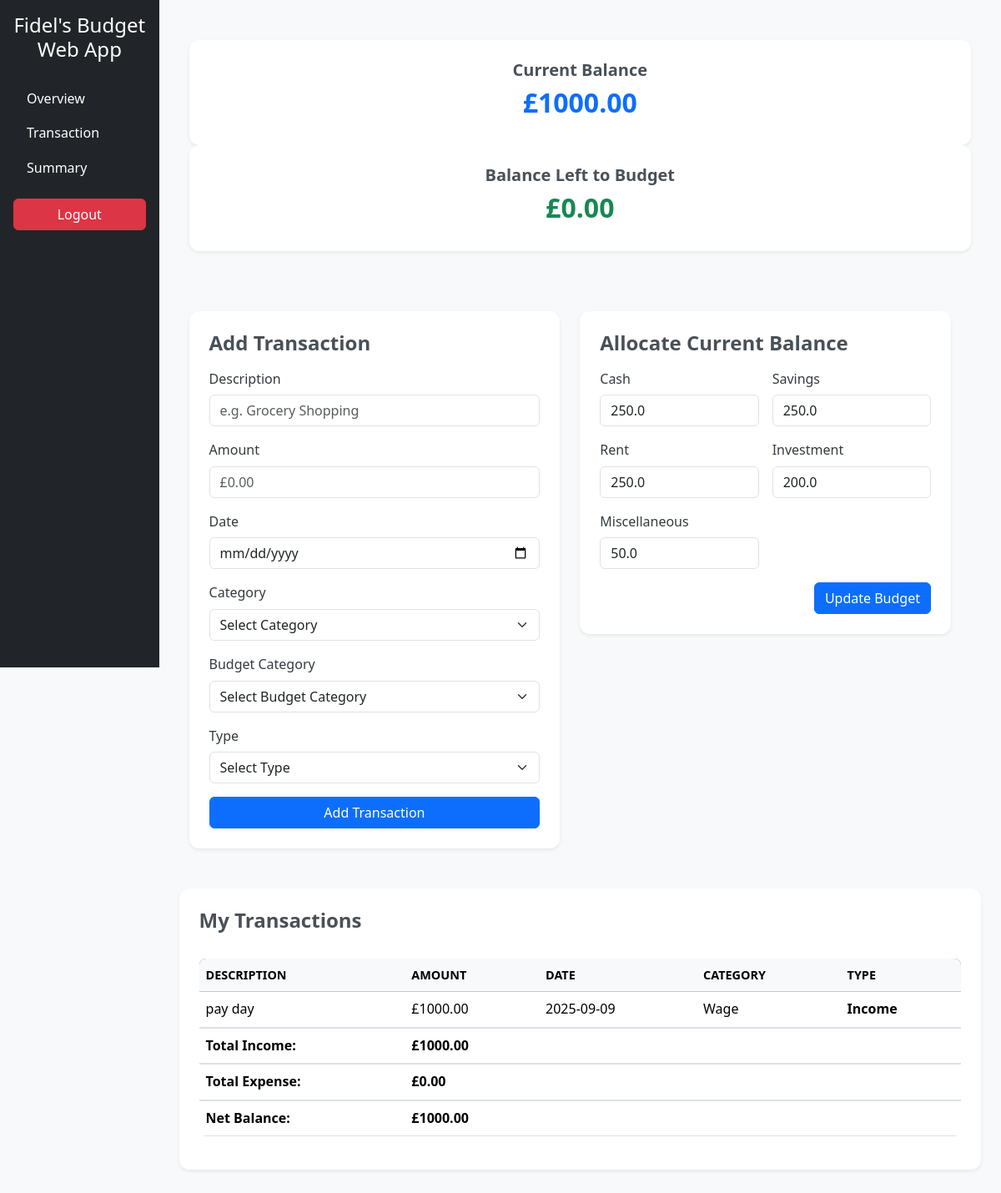
Screenshot of /transaction (signed in) with the database file from the repository.
### tables this page shows
CREATE TABLE budget (
    id INTEGER PRIMARY KEY AUTOINCREMENT,
    user_id INTEGER NOT NULL,
    cash REAL DEFAULT 0,
    rent REAL DEFAULT 0,
    savings REAL DEFAULT 0,
    investments REAL DEFAULT 0,
    miscellaneous REAL DEFAULT 0,
    FOREIGN KEY (user_id) REFERENCES users(id)
    );

CREATE TABLE transactions(
    transaction_id INTEGER PRIMARY KEY,
    user_id INTEGER,
    category_id INTEGER,
    amount REAL,
    transaction_type TEXT,
    description TEXT,
    date DATE, budget_category TEXT,
    FOREIGN KEY(user_id) REFERENCES users(id),
    FOREIGN KEY(category_id) REFERENCES categories(categories_id)
);

CREATE TABLE categories (
    categories_id INTEGER PRIMARY KEY,
    name TEXT NOT NULL,
    user_created BOOLEAN
    );

### app.py (the view, shortened to what this page needs)
@app.route("/transaction", methods=["GET", "POST"])
def transaction():
    if "user_id" not in session:
        flash("Please log in to access this page.", "warning")
        return redirect("/login")
    conn = get_db()
    user_id = session["user_id"]
    transactions = conn.execute("""
        SELECT t.description, t.amount, t.transaction_type, t.date, c.name AS category_name
        FROM transactions t
        JOIN categories c ON t.category_id = c.categories_id
        WHERE t.user_id = ?
        ORDER BY t.date DESC, t.transaction_id DESC
    """, (user_id,)).fetchall()
    totals = conn.execute("""
        SELECT
            SUM(CASE WHEN transaction_type='Income' THEN amount ELSE 0 END) AS total_income,
            SUM(CASE WHEN transaction_type='Expense' THEN amount ELSE 0 END) AS total_expense,
            SUM(CASE WHEN transaction_type='Income' THEN amount ELSE -amount END) AS net_balance
        FROM transactions
        WHERE user_id = ?
    """, (user_id,)).fetchone()
    budget = conn.execute("""
        SELECT cash, rent, savings, investments, miscellaneous
        FROM budget
        WHERE user_id = ?
    """, (user_id,)).fetchone()
    current_balance = totals["net_balance"] or 0
    budget_total = sum([budget["cash"], budget["rent"], budget["savings"], budget["investments"], budget["miscellaneous"]])
    balance_left_to_budget = current_balance - budget_total
    conn.close()
    return render_template(
    "transaction.html",
    transactions=transactions,
    total_income=totals["total_income"] or 0,
    total_expense=totals["total_expense"] or 0,
    net_balance=totals["net_balance"] or 0,
    budget=budget,
    balance_left_to_budget=balance_left_to_budget
)

### app.py (called while the page is built)
def get_db():
    conn = sqlite3.connect("users_information.db")
    conn.row_factory = sqlite3.Row
    return conn

### templates/transaction.html (shortened to what this page needs)
{% extends "layout_budget.html" %}
{% block link %}
<link rel="stylesheet" href="{{ url_for('static', filename='css/transaction.css') }}">
{% endblock %}
{% block main %}
<div class="container my-4">
    <div class="row mb-4">
        <div class="col-md-12">
            <div class="card shadow-sm text-center p-4">
                <h5>Current Balance</h5>
                <h2>£{{ '%.2f'|format(net_balance) }}</h2>
            </div>
        </div>
        <div class="col-md-12">
    <div class="card shadow-sm text-center p-4 mb-4">
        <h5>Balance Left to Budget</h5>
        <h2 class="{% if balance_left_to_budget < 0 %}text-danger{% else %}text-success{% endif %}">
            £{{ '%.2f' | format(balance_left_to_budget) }}
        </h2>
    </div>
</div>
    <div class="row g-4 mb-5">
        <div class="col-lg-6">
            <div class="card shadow-sm p-4">
                <h4 class="mb-3">Add Transaction</h4>
                <form action="/transaction" method="post">
                    <div class="mb-3">
                        <label class="form-label">Description</label>
                        <input autocomplete="off" autofocus class="form-control" name="description" type="text" placeholder="e.g. Grocery Shopping">
                    </div>
                    <div class="mb-3">
                        <label class="form-label">Amount</label>
                        <input class="form-control" name="amount" type="number" step="0.01" min="0.01" placeholder="£0.00">
                    </div>
                    <div class="mb-3">
                        <label class="form-label">Date</label>
                        <input class="form-control" name="date" type="date">
                    </div>
                    <div class="mb-3">
                        <label class="form-label">Category</label>
                        <select class="form-select" name="category">
                            <option value="" disabled selected>Select Category</option>
                        </select>
                    </div>
                    <div class = "mb-3">
                        <label class="form-label">Budget Category</label>
                        <select class="form-select" name="budget_category" required>
                        <option value="" disabled selected>Select Budget Category</option>
                    </select>
                    </div>
                    <div class="mb-3">
                        <label class="form-label">Type</label>
                        <select class="form-select" name="type">
                            <option value="" disabled selected>Select Type</option>
                        </select>
                    </div>
                    <button class="btn btn-primary w-100" type="submit">Add Transaction</button>
                </form>
            </div>
        </div>
        <div class="col-lg-6">
            <div class="card shadow-sm p-4">
                <h4 class="mb-3">Allocate Current Balance</h4>
                <form method="post" action="/budget">
                    <div class="row g-3">
                        {% for label, field in [('Cash', 'cash'), ('Savings', 'savings'), ('Rent', 'rent'), ('Investment', 'investments'), ('Miscellaneous', 'miscellaneous')] %}
                        <div class="col-md-6">
                            <label class="form-label">{{ label }}</label>
                            <input type="number" step="0.01" class="form-control" name="{{ field }}" value="{{ budget[field] }}">
                        </div>
                        {% endfor %}
                        <div class="col-12 d-flex justify-content-end mt-3">
                            <button type="submit" class="btn btn-primary">Update Budget</button>
                        </div>
                    </div>
                </form>
            </div>
        </div>
    </div>
    <div class="card shadow-sm p-4">
        <h4 class="mb-3">My Transactions</h4>
        <div class="table-responsive">
            <table class="table table-hover align-middle">
                <thead class="table-light">
                    <tr>
                        <th>Description</th>
                        <th>Amount</th>
                        <th>Date</th>
                        <th>Category</th>
                        <th>Type</th>
                    </tr>
                </thead>
                <tbody>
                {% if transactions %}
                    {% for transaction in transactions %}
                    <tr>
                        <td>{{ transaction.description }}</td>
                        <td>£{{ '%.2f'|format(transaction.amount) }}</td>
                        <td>{{ transaction.date }}</td>
                        <td>{{ transaction.category_name }}</td>
                        <td>{{ transaction.transaction_type }}</td>
                    </tr>
                    {% endfor %}
                {% else %}
                    <tr>
                        <td colspan="5" class="text-center text-muted">No transactions yet.</td>
                    </tr>
                {% endif %}
</tbody>
                <tfoot class="fw-bold">
                    <tr>
                        <td>Total Income:</td>
                        <td>£{{ '%.2f'|format(total_income) }}</td>
                        <td colspan="3"></td>
                    </tr>
                    <tr>
                        <td>Total Expense:</td>
                        <td>£{{ '%.2f'|format(total_expense) }}</td>
                        <td colspan="3"></td>
                    </tr>
                    <tr>
                        <td>Net Balance:</td>
                        <td>£{{ '%.2f'|format(net_balance) }}</td>
                        <td colspan="3"></td>
                    </tr>
                </tfoot>
            </table>
        </div>
    </div>
</div>
{% endblock %}

### static/css/transaction.css (style rules this page uses)
body { font-family: 'Segoe UI', Tahoma, Geneva, Verdana, sans-serif; color: #212529; background-color: #f8f9fa; line-height: 1.6; }
.container { margin-top: 20px; }
.card { border: none; border-radius: 12px; box-shadow: 0 6px 15px rgba(0,0,0,0.08); background: #ffffff; transition: transform 0.2s ease; }
.card h4, .card h5 { font-weight: 600; color: #495057; }
.card h2 { font-weight: 700; color: #0d6efd; }
form .form-label { font-weight: 500; margin-bottom: 6px; color: #343a40; }
form input, form select { border-radius: 8px; border: 1px solid #ced4da; transition: border-color 0.2s ease, box-shadow 0.2s ease; }
form button { font-weight: 500; padding: 10px; transition: transform 0.2s ease, background-color 0.3s ease; }
.table { margin-top: 15px; border-radius: 8px; overflow: hidden; background-color: #fff; }
.table thead { background-color: #0d6efd; color: #ffffff; }
.table th { font-weight: 600; text-transform: uppercase; font-size: 0.9rem; }
.table td, .table th { vertical-align: middle; }
.table td:nth-child(5) { font-weight: 600; }
tfoot td { background-color: #f8f9fa; font-weight: 600; border-top: 2px solid #dee2e6; }

### rows the page displays
budget: cash "250.0" "250.0" "250.0" "200.0" "50.0"
transactions: amount "1000.00"

### other values shown
{{ '%.2f'|format(net_balance) }} "1000.00"
{{ '%.2f' | format(balance_left_to_budget) }} "0.00"
{{ label }} "Cash" "Savings" "Rent" "Investment" "Miscellaneous"
{{ '%.2f'|format(total_income) }} "1000.00"
{{ '%.2f'|format(total_expense) }} "0.00"
